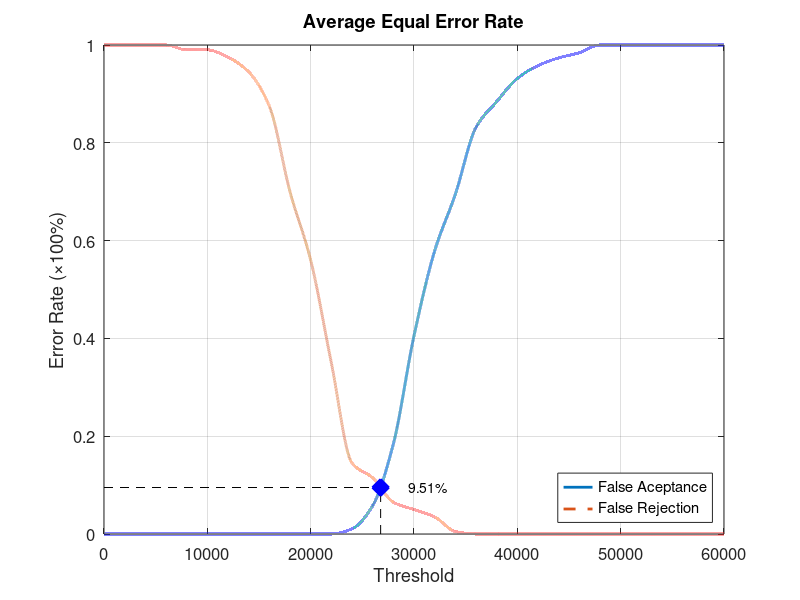
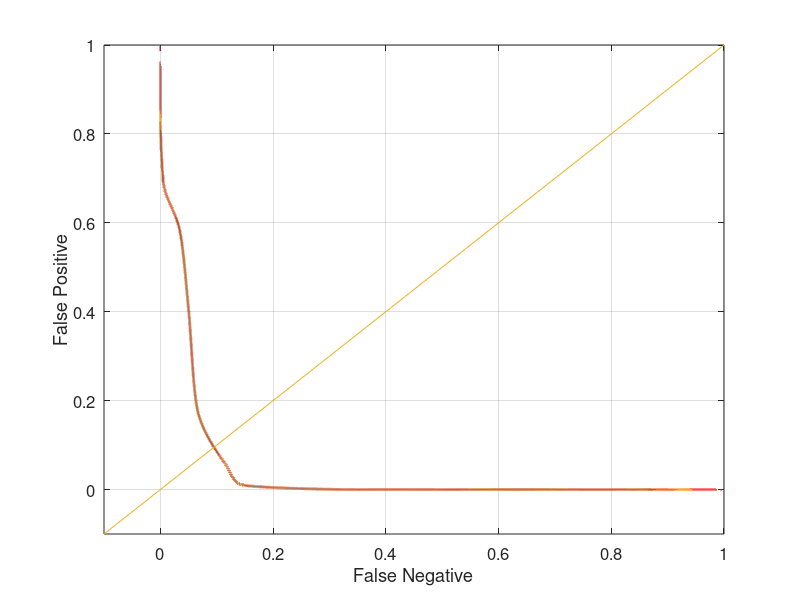

Recreate these plots in MATLAB, in order.
function yEER = Database3_2
close all;
clear;
clc;
x = 0:2000:60000;
xq = 0:0.5:60000;

y0 = [0 0 0 0 0 0 0 0 0 0 0 0 0.0105263 0.0578947 0.184211 0.405263 0.578947 0.694737 0.831579 0.884211 0.931579 0.957895 0.973684 0.984211 1 1 1 1 1 1 1];
yy0 = interp1(x, y0, xq, 'pchip');
y1 = [1 1 1 1 0.99 0.99 0.975 0.945 0.875 0.7 0.56 0.35 0.145 0.115 0.065 0.05 0.035 0.005 0 0 0 0 0 0 0 0 0 0 0 0 0];
yy1 = interp1(x, y1, xq, 'pchip');

% Calculating EER: 
y2 = abs(y0 - y1);
find(y2 == min(y2))
yy2 = abs(yy0 - yy1);
xEER = find(yy2 == min(yy2));
xEERIndex = xq(xEER) % X-axis EER
yEER = yy0(xEER) % Y-axis EER

main = figure
plot(xq, yy0,'-','LineWidth', 2);	hold on
plot(xq, yy1,'--','LineWidth', 2);	hold on
plot([xEERIndex xEERIndex], [0 yEER], 'k--');	hold on
plot([0 xEERIndex], [yEER yEER], 'k--');	hold on
plot(xEERIndex, yEER, 'bx', 'LineWidth', 10);	hold on
text(xEERIndex + 10 * xEERIndex / 100, yEER, [num2str(round((10000 * yEER)) / 100) '%'])
legend('False Aceptance', 'False Rejection', 'Location', 'SouthEast')
xlabel('Threshold')
ylabel('Error Rate (\times100%)')
title('Average Equal Error Rate')
set(gca, 'FontSize', 12)
axis([0 60000 0 1])
grid on

print(main, 'Database3_2Main', '-dpng');
FNRxFPR = figure('Color', [1 1 1]);
plot(yy1, yy0, '-', yy1, yy0, 'LineWidth', 2);
hold on
y = -0.1:0.1:1
plot(y, y); 
set(gca, 'FontSize', 12)
xlabel('False Negative')
ylabel('False Positive')
axis([-0.1 1 -0.1 1])
set(gca, 'FontSize', 12)
grid on

print(FNRxFPR, 'Database3_2FNRxFPR','-dpng');
end
